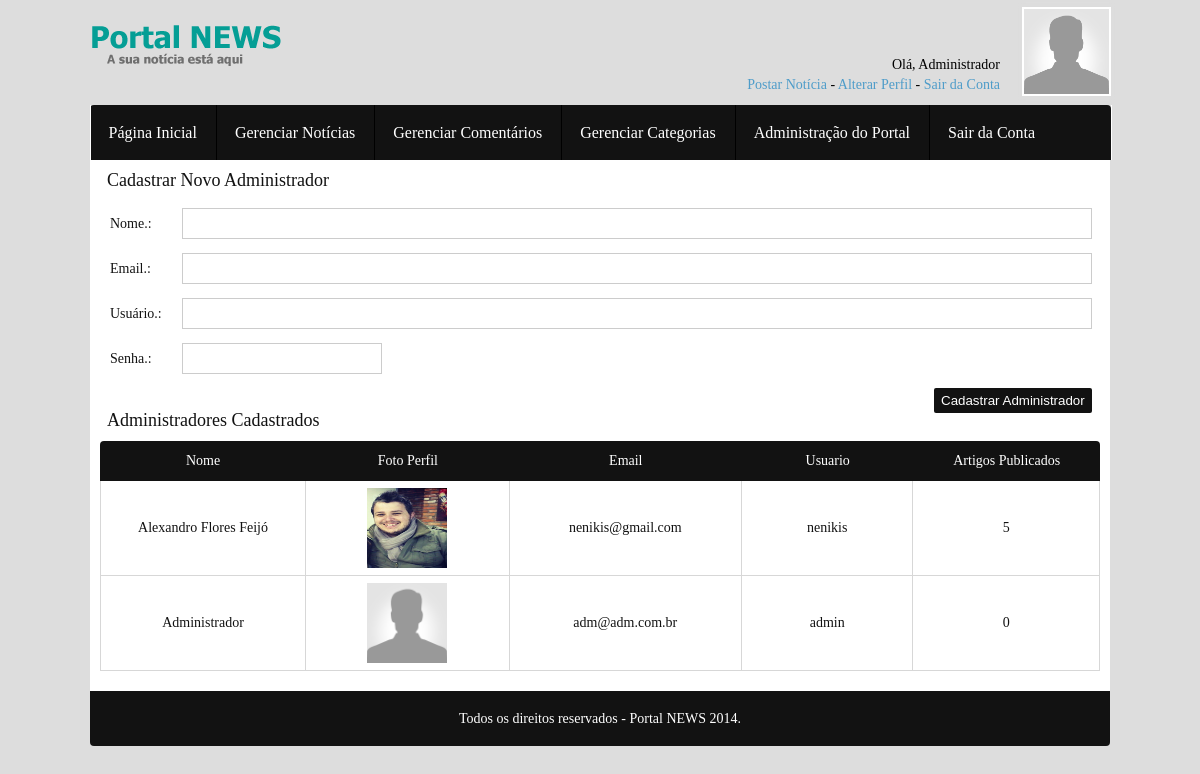
The page /paineldecontrole/administracao-portal.php (signed in) on the database its author committed.
### tables this page shows
CREATE TABLE IF NOT EXISTS `administradores` (
  `id` int(11) NOT NULL AUTO_INCREMENT,
  `Nome` varchar(125) NOT NULL,
  `imgPerfil` varchar(30) DEFAULT NULL,
  `Email` varchar(125) NOT NULL,
  `Usuario` varchar(10) NOT NULL,
  `Senha` varchar(128) NOT NULL,
  PRIMARY KEY (`id`)
);

### paineldecontrole/administracao-portal.php (the view)
<?php
require_once "includes/header.php";
?>
	<main>
		<section id="wrapper">
			<section id="content">
            <section id="administracao-portal">
            <h1>Cadastrar Novo Administrador</h1>
            <form action="acoes/cadastrar-administrador.php" method="POST">
            <table cellpadding="0" cellspacing="0" border="0">
            	<tr>
                  <td>Nome.:</td>
                  <td><input type="text" name="adm-name" /></td>
                </tr>
                <tr>
                  <td>Email.:</td>
                  <td><input type="text" name="adm-email" /></td>
                </tr>
                <tr>
                  <td>Usuário.:</td>
                  <td><input type="text" name="adm-user" /></td>
                </tr>
                <tr>
                  <td>Senha.:</td>
                  <td><input type="password" name="adm-pass" maxlength="15" /></td>
                </tr>
                <tr>
                  <td colspan="2" align="right"><input type="submit" value="Cadastrar Administrador" /></td>
                </tr>
            </table>
            </form>
            </section>
            <section id="administracao-portal-cd">
            <h1>Administradores Cadastrados</h1>
            <table cellpadding="0" cellspacing="0" border="0">
            	<tr>
                	<td>Nome</td>
                    <td>Foto Perfil</td>
                    <td>Email</td>
                    <td>Usuario</td>
                    <td>Artigos Publicados</td>
                </tr>
                <?php
				   $SQL = mysql_query("SELECT * FROM administradores");
				     while($lh = mysql_fetch_array($SQL)){
						  $idAdm = $lh['id'];
						  $SQL_COUNT_NT = mysql_query("SELECT * FROM noticias WHERE id_autor='$idAdm'");
						  $SQL_COUNT = mysql_num_rows($SQL_COUNT_NT);
				?>
                <tr>
                   <td><?php echo $lh['Nome']; ?></td>
                   <td><img src="imagens/perfil/<?php echo $lh['imgPerfil']; ?>" width="80" height="80" /></td>
                   <td><?php echo $lh['Email']; ?></td>
                   <td><?php echo $lh['Usuario']; ?></td>
                   <td><?php echo $SQL_COUNT; ?></td>
                </tr>
                <?php }?>
            </table>
            </section>
            </section>
		</section>
	</main>
<?php require "includes/footer.php"; ?>

### paineldecontrole/includes/header.php (shortened to what this page needs)
<?php session_start();
@$Usuario = $_SESSION["Usuario"];
@$Senha   = $_SESSION["Senha"];
$SQL = mysql_query("SELECT Nome, imgPerfil FROM administradores WHERE Usuario='$Usuario' AND Senha = '$Senha' ");
?>
<html lang="pt_br">
	<head>
		<link rel="stylesheet" type="text/css" href="css/default.css" media="screen" />
	</head>
	<body>
		<header>
			<div id="topo">
				<div id="logo"><img src="imagens/logo.png" alt="Painel de Controle - Portal NEWS" /></div>
				<div id="right">
					<div id="mensagem">
						<?php
						while($linha = mysql_fetch_assoc($SQL)){
							@$nomeUser = $linha['Nome'];
							@$imgpUser = $linha['imgPerfil'];
						}
						?>
						Olá, <?php echo @$nomeUser; ?> <br />
						<a href="gerenciar-noticia.php">Postar Notícia</a> - <a href="alterar-perfil.php">Alterar Perfil</a> - <a href="logout.php">Sair da Conta</a>
					</div>
					<div id="foto-perfil"><img src="imagens/perfil/<?php echo @$imgpUser; ?>" alt="Imagem de Perfil" width="85" height="85" /></div>
				</div>
			</div>
		</header>
		<div id="menu">
			<nav>
				<ul>
					<li><a href='index.php'>Página Inicial</a></li>
					<li><a href='gerenciar-noticia.php'>Gerenciar Notícias</a></li>
					<li><a href="gerenciar-comentarios.php">Gerenciar Comentários</a></li>
					<li><a href='gerenciar-categoria.php'>Gerenciar Categorias</a></li>
					<li><a href="administracao-portal.php">Administração do Portal</a></li>
					<li><a href='logout.php'>Sair da Conta</a></li>
				</ul>
			</nav>
		</div>

### rows shown on the page
administradores: Nome "Administrador", imgPerfil (placeholder picture), Email "adm@adm.com.br", Usuario "admin", SQL_COUNT "0"
administradores: Nome "Alexandro Flores Feijó", imgPerfil (picture), Email "nenikis@gmail.com", Usuario "nenikis", SQL_COUNT "5"
